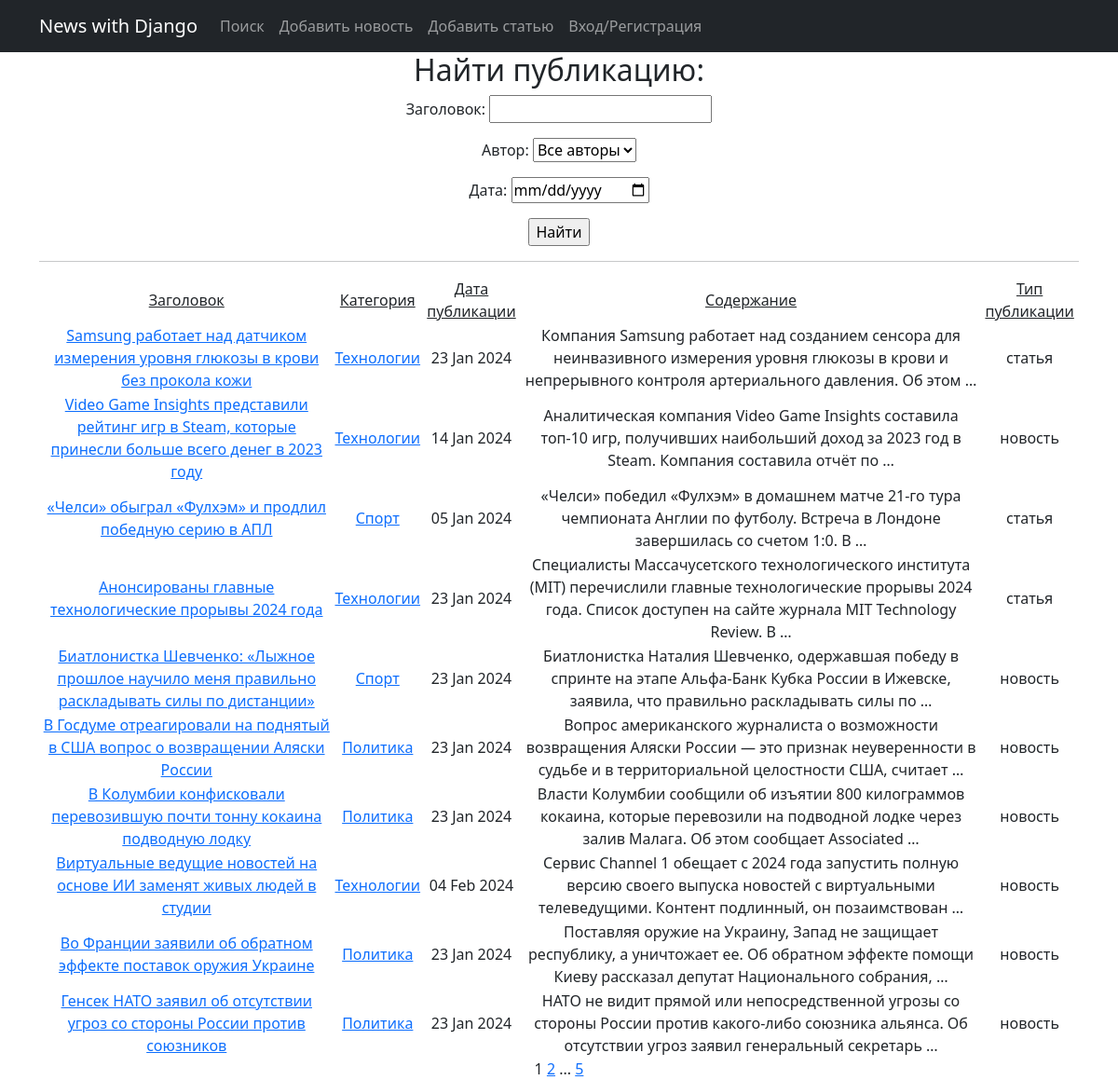
The app's page /search/ with its own data.
### news/models.py (models this page shows, shortened)
class Post(models.Model):
    article = 'A'
    news = 'N'
    CHOISE = [
        (article, 'статья'),
        (news, 'новость')
    ]
    authorship = models.ForeignKey(Author, on_delete = models.CASCADE)
    type = models.CharField(max_length=1, choices=CHOISE, default=news)
    publication_time = models.DateTimeField(auto_now_add=True)
    category = models.ManyToManyField(Category, through='Post_Category')
    title = models.CharField(default='Здесь должен быть заголовок', max_length=225)
    text = models.TextField(default='Здесь должен быть текст')
    rating = models.IntegerField(default=0)

class Category(models.Model):
    name = models.CharField(unique=True, max_length=64)
    subscribers = models.ManyToManyField(User, blank=True, related_name='subscribed_to')
    def __str__(self):
        return self.name

### news/views.py (the view)
# urls.py: path('search/', PostSearch.as_view(), name='post_search'),
class PostSearch(ListView):
    model = Post
    ordering = 'title'
    template_name = 'post_search.html'
    context_object_name = 'posts'
    paginate_by = 10
    def get_queryset(self):
        queryset = super().get_queryset()
        self.filterset = PostFilter(self.request.GET, queryset=queryset)
        return self.filterset.qs
    def get_context_data(self, **kwargs):
        context = super().get_context_data(**kwargs)
        context['filterset'] = self.filterset
        return context

### news/models.py (called while the page is built)
    def __str__(self):
        return self.user.username

### news/templatetags/custom_filters.py (called while the page is built)
@register.simple_tag(takes_context=True)
def url_replace(context, **kwargs):
   d = context['request'].GET.copy()
   for k, v in kwargs.items():
       d[k] = v
   return d.urlencode()

### templates/post_search.html (shortened to what this page needs)
{% extends 'flatpages/default.html' %}
{% load custom_filters %}
{% block content %}
<h2>Найти публикацию:</h2>
   <form action="" method="get">
       {{ filterset.form.as_p }}
       <input type="submit" value="Найти" />
   </form>
   <hr>
       <table>
           <td><u>Заголовок</u></td>
           <td><u>Категория</u></td>
           <td><u>Дата публикации</u></td>
           <td><u>Содержание</u></td>
           <td><u>Тип публикации</u></td>
           {% for post in posts %}
           <tr>
               <td><a href="{% url 'post_detail' post.id %}">{{ post.title | censor }}</a></td>
               <td>
                   {% for category in post.category.all%}
                   <a href="{% url 'category_list' category.id %}"> {{category}}</a>
                   {% endfor %}
               </td>
               <td>{{ post.publication_time |date:'d M Y' }}</td>
               <td>{{ post.text | truncatewords:20 | censor }}</td>
               <td>{{ post.get_type_display }}</td>
           </tr>
           {% endfor %}
       </table>
   {{ page_obj.number }}
   {% if page_obj.has_next %}
       <a href="?{% url_replace page=page_obj.next_page_number %}">{{ page_obj.next_page_number }}</a>
       {% if paginator.num_pages != page_obj.next_page_number %}
           ...
           <a href="?{% url_replace page=page_obj.paginator.num_pages %}">{{ page_obj.paginator.num_pages }}</a>
       {% endif %}
   {% endif %}
{% endblock content %}

### records on screen
Post: title|censor "Samsung работает над датчиком измерения уровня глюкозы в крови без прокола кожи", publication_time "23 Jan 2024", text|censor "Компания Samsung работает над созданием сенсора для неинвазивного измерения уровня глюкозы в крови и непрерывного контроля артериального давления. Об этом …", type "статья"
Category: name "Технологии"
Post: title|censor "Video Game Insights представили рейтинг игр в Steam, которые принесли больше всего денег в 2023 году", publication_time "14 Jan 2024", text|censor "Аналитическая компания Video Game Insights составила топ-10 игр, получивших наибольший доход за 2023 год в Steam. Компания составила отчёт по …", type "новость"
Post: title|censor "«Челси» обыграл «Фулхэм» и продлил победную серию в АПЛ", publication_time "05 Jan 2024", text|censor "«Челси» победил «Фулхэм» в домашнем матче 21‑го тура чемпионата Англии по футболу. Встреча в Лондоне завершилась со счетом 1:0. В …", type "статья"
Category: name "Спорт"
Post: title|censor "Анонсированы главные технологические прорывы 2024 года", publication_time "23 Jan 2024", text|censor "Специалисты Массачусетского технологического института (MIT) перечислили главные технологические прорывы 2024 года. Список доступен на сайте журнала MIT Technology Review. В …", type "статья"
Post: title|censor "Биатлонистка Шевченко: «Лыжное прошлое научило меня правильно раскладывать силы по дистанции»", publication_time "23 Jan 2024", text|censor "Биатлонистка Наталия Шевченко, одержавшая победу в спринте на этапе Альфа‑Банк Кубка России в Ижевске, заявила, что правильно раскладывать силы по …", type "новость"
Post: title|censor "В Госдуме отреагировали на поднятый в США вопрос о возвращении Аляски России", publication_time "23 Jan 2024", text|censor "Вопрос американского журналиста о возможности возвращения Аляски России — это признак неуверенности в судьбе и в территориальной целостности США, считает …", type "новость"
Category: name "Политика"
Post: title|censor "В Колумбии конфисковали перевозившую почти тонну кокаина подводную лодку", publication_time "23 Jan 2024", text|censor "Власти Колумбии сообщили об изъятии 800 килограммов кокаина, которые перевозили на подводной лодке через залив Малага. Об этом сообщает Associated …", type "новость"
Post: title|censor "Виртуальные ведущие новостей на основе ИИ заменят живых людей в студии", publication_time "04 Feb 2024", text|censor "Сервис Channel 1 обещает с 2024 года запустить полную версию своего выпуска новостей с виртуальными телеведущими. Контент подлинный, он позаимствован …", type "новость"
Post: title|censor "Во Франции заявили об обратном эффекте поставок оружия Украине", publication_time "23 Jan 2024", text|censor "Поставляя оружие на Украину, Запад не защищает республику, а уничтожает ее. Об обратном эффекте помощи Киеву рассказал депутат Национального собрания, …", type "новость"
Post: title|censor "Генсек НАТО заявил об отсутствии угроз со стороны России против союзников", publication_time "23 Jan 2024", text|censor "НАТО не видит прямой или непосредственной угрозы со стороны России против какого-либо союзника альянса. Об отсутствии угроз заявил генеральный секретарь …", type "новость"

### other values on screen
{{ page_obj.number }} "1"
{{ page_obj.next_page_number }} "2"
{{ page_obj.paginator.num_pages }} "5"
